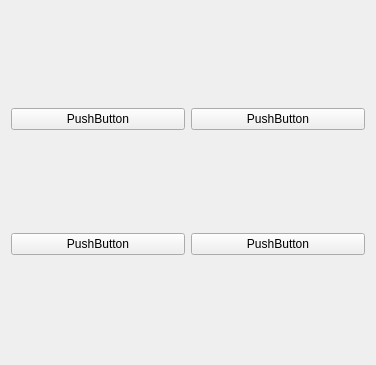
<?xml version="1.0" encoding="UTF-8"?>
<ui version="4.0">
 <class>Widget</class>
 <widget class="QWidget" name="Widget">
  <property name="geometry">
   <rect>
    <x>0</x>
    <y>0</y>
    <width>376</width>
    <height>365</height>
   </rect>
  </property>
  <property name="windowTitle">
   <string>Widget</string>
  </property>
  <layout class="QHBoxLayout" name="horizontalLayout">
   <item>
    <layout class="QVBoxLayout" name="verticalLayout">
     <item>
      <widget class="QPushButton" name="pushButton_1">
       <property name="text">
        <string>PushButton</string>
       </property>
      </widget>
     </item>
     <item>
      <widget class="QPushButton" name="pushButton_2">
       <property name="text">
        <string>PushButton</string>
       </property>
      </widget>
     </item>
    </layout>
   </item>
   <item>
    <layout class="QVBoxLayout" name="verticalLayout_2">
     <item>
      <widget class="QPushButton" name="pushButton_3">
       <property name="text">
        <string>PushButton</string>
       </property>
      </widget>
     </item>
     <item>
      <widget class="QPushButton" name="pushButton_4">
       <property name="text">
        <string>PushButton</string>
       </property>
      </widget>
     </item>
    </layout>
   </item>
  </layout>
 </widget>
 <resources/>
 <connections>
  <connection>
   <sender>pushButton_1</sender>
   <signal>clicked()</signal>
   <receiver>Widget</receiver>
   <slot>close()</slot>
   <hints>
    <hint type="sourcelabel">
     <x>83</x>
     <y>70</y>
    </hint>
    <hint type="destinationlabel">
     <x>198</x>
     <y>68</y>
    </hint>
   </hints>
  </connection>
  <connection>
   <sender>pushButton_2</sender>
   <signal>clicked()</signal>
   <receiver>Widget</receiver>
   <slot>button2_click()</slot>
   <hints>
    <hint type="sourcelabel">
     <x>85</x>
     <y>132</y>
    </hint>
    <hint type="destinationlabel">
     <x>219</x>
     <y>132</y>
    </hint>
   </hints>
  </connection>
 </connections>
 <slots>
  <slot>button2_click()</slot>
 </slots>
</ui>
